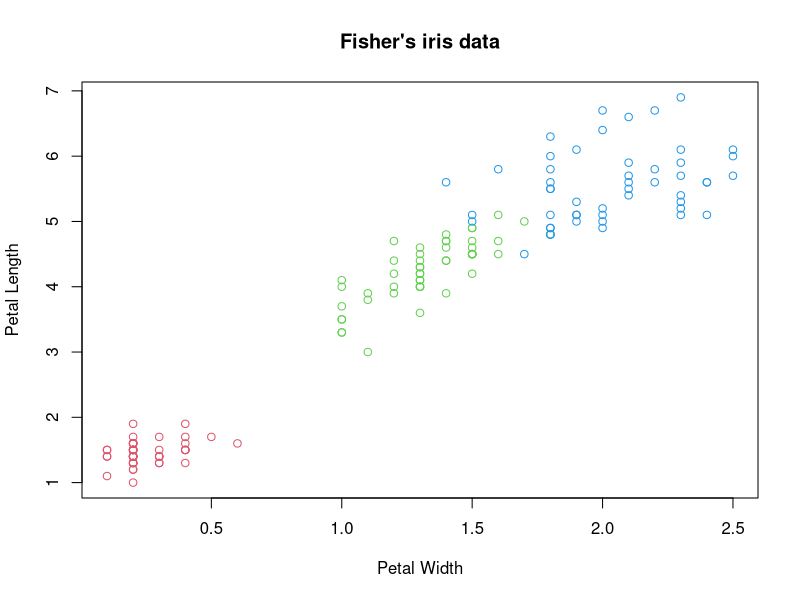
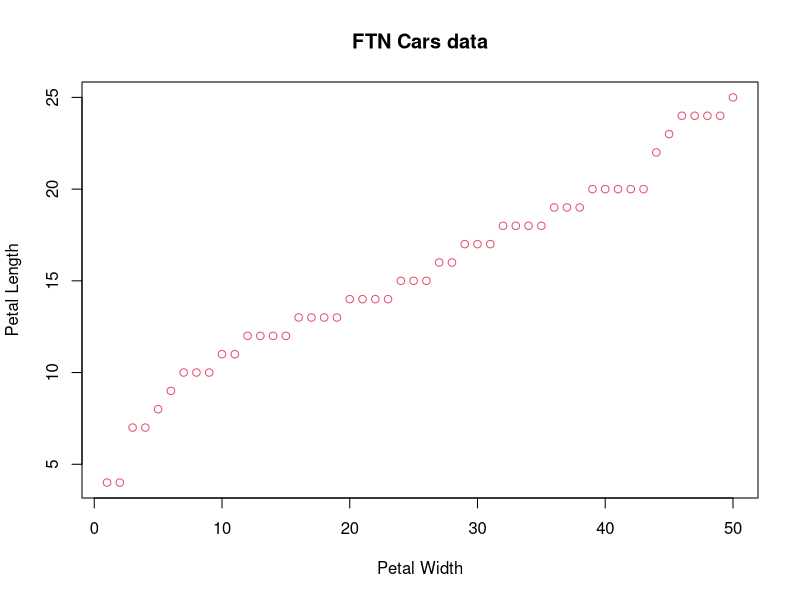

Here is the R script that generated these plots, in order:
## ---- chunk 1
plot(iris$Petal.Width, iris$Petal.Length,
     col = as.numeric(iris$Species) + 1,
     xlab = 'Petal Width', ylab = 'Petal Length',
     main = "Fisher's iris data")
## ---- chunk 2
knitr::kable(head(iris))
## ---- chunk 3
plot(cars$speed, cars$distance,
     col = as.numeric(iris$Species) + 1,
     xlab = 'Petal Width', ylab = 'Petal Length',
     main = "FTN Cars data")
